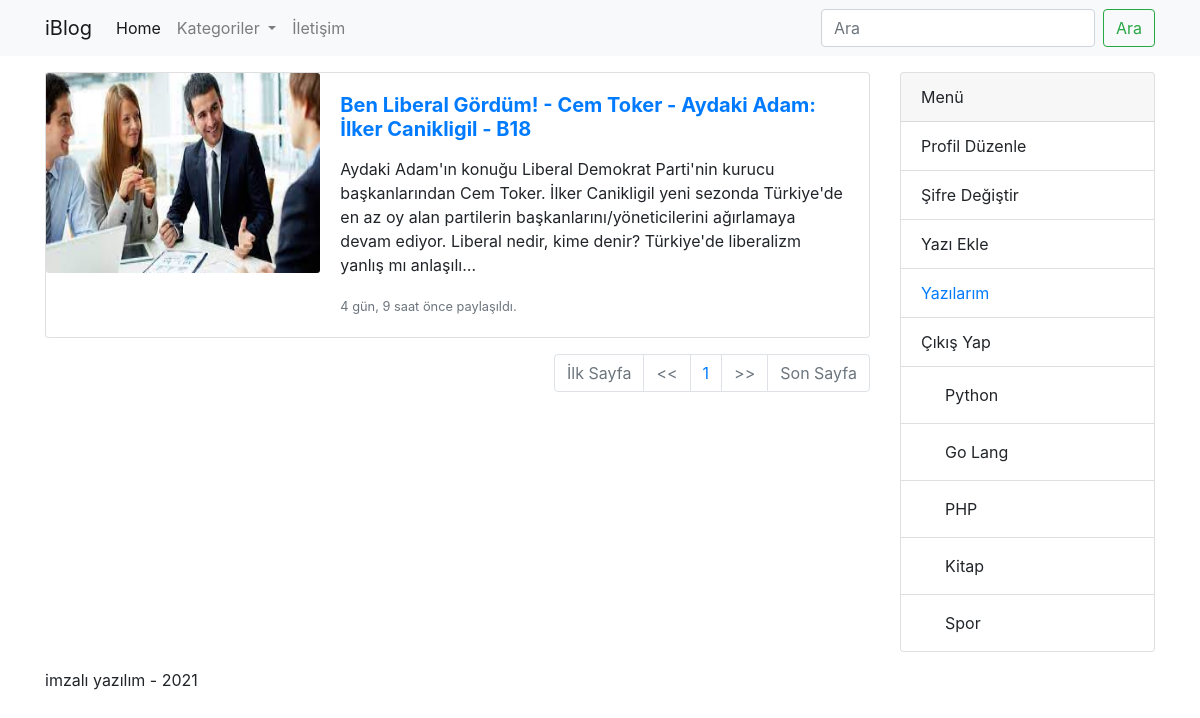
/kategori/go-lang/ (signed in), run on the app's committed database.
### app/blog/models/kategori.py (models this page shows, shortened)
class KategoriModel(models.Model):
    isim = models.CharField(max_length=30,blank=False,null=False)
    slug = AutoSlugField(populate_from='isim',unique=True)
    class Meta:
        db_table = 'kategori'
        verbose_name='Kategori'
        verbose_name_plural='Kategoriler'

### app/blog/views/kategori.py (the view)
# urls.py: path('kategori/<slug:kategoriSlug>/', views.kategori, name='kategori'),
def kategori(request, kategoriSlug):
    kategori = get_object_or_404(KategoriModel, slug=kategoriSlug)
    yazilar = kategori.kategoriyazilari.order_by('-id')
    sayfa = request.GET.get('sayfa')
    paginator = Paginator(yazilar, 1)
    data = {
        'yazilar':paginator.get_page(sayfa)
    }
    return render(request, 'pages/anasayfa.html', context=data)

### app/blog/templatetags/kategori_list.py (called while the page is built)
@register.simple_tag
def kategori_list():
    kategoriler = KategoriModel.objects.all()
    return kategoriler

### app/blog/templates/pages/anasayfa.html (shortened to what this page needs)
{% extends 'base.html'%}
{% block content %}
{% for yazi in yazilar %}
  <div class="card mb-3">
    <div class="row no-gutters">
      <div class="col-md-4">
        <img src="{{yazi.resim.url}}" class="card-img img" alt="...">
      </div>
      <div class="col-md-8">
        <div class="card-body">
          <h5 class="card-title">
            <strong>
              <a href="{% url 'detay' yazi.slug %}">{{yazi.baslik}}</a>
            </strong>
          </h5>
          <p class="card-text">{{yazi.icerik|safe|truncatechars_html:300}}</p>
          <p class="card-text"><small class="text-muted">
            {{ yazi.duzenlenme_tarihi | timesince }} önce paylaşıldı.</small></p>
        </div>
      </div>
    </div>
  </div>
{% empty %}
  <p>Hiç yazı bulunamadı.</p>
{% endfor %}
  <nav aria-label="Page navigation example">
    <ul class="pagination justify-content-end">
      {% if yazilar.has_previous %}
        <li class="page-item">
          <a class="page-link" href="?sayfa=1" tabindex="-1" aria-disabled="true">İlk Sayfa</a>
        </li>
        <li class="page-item">
          <a class="page-link" href="?sayfa={{yazilar.previous_page_number}}" tabindex="-1" aria-disabled="true"><<</a>
        </li>
      {% else %}
        <li class="page-item disabled">
          <a class="page-link" href="#" tabindex="-1" aria-disabled="true">İlk Sayfa</a>
        </li>
        <li class="page-item disabled">
          <a class="page-link" href="#" tabindex="-1" aria-disabled="true"><<</a>
        </li>
      {% endif %}
        <li class="page-item"><a class="page-link" href="#">{{yazilar.number}}</a></li>
      {% if yazilar.has_next %}
        <li class="page-item">
          <a class="page-link" href="?sayfa={{yazilar.next_page_number}}">>></a>
        </li>
        <li class="page-item">
          <a class="page-link" href="?sayfa={{yazilar.paginator.num_pages}}">Son Sayfa</a>
        </li>
      {% else %}
        <li class="page-item disabled">
          <a class="page-link" href="#">>></a>
        </li>
        <li class="page-item disabled">
          <a class="page-link" href="#">Son Sayfa</a>
        </li>
      {% endif %}
    </ul>
    </nav>
{% endblock content %}

### templates/includes/sidebar.html
{% load kategori_list %}
{% kategori_list as kategoriler %}
<div class="col-sm-3">
    <div class="card mb-3">
        <div class="card-header">
          Menü
        </div>
      {% if request.user.is_authenticated %}
        <ul class="list-group list-group-flush">
          <li class="list-group-item">Profil Düzenle</li>
          <li class="list-group-item">Şifre Değiştir</li>
          <li class="list-group-item">Yazı Ekle</li>
          <li class="list-group-item">
            <a href="{% url 'yazilarim' %}">Yazılarım</a>
          </li>
          <li class="list-group-item">Çıkış Yap</li>
          {% for kategori in kategoriler %}
          <li class="list-group-item">
            <a class="dropdown-item" href="{% url 'kategori' kategori.slug %}">{{kategori.isim}}</a>
          </li>
          {% endfor %}
        </ul>
      {% else %}
      Login formu gelecek
      {{request.user}}
      {% endif %}
    </div>
</div>

### static/css/site.css (style rules this page uses)
.img { height: 200px; width: 100%; background-size: 'cover'; }

### data on the page
KategoriModel: isim "Python"
KategoriModel: isim "Go Lang"
KategoriModel: isim "PHP"
KategoriModel: isim "Kitap"
KategoriModel: isim "Spor"

### other printed values
{{ yazi.baslik }} "Ben Liberal Gördüm! - Cem Toker - Aydaki Adam: İlker Canikligil - B18"
{{ yazi.duzenlenme_tarihi | timesince }} "4 gün, 9 saat"
{{ yazilar.number }} "1"
